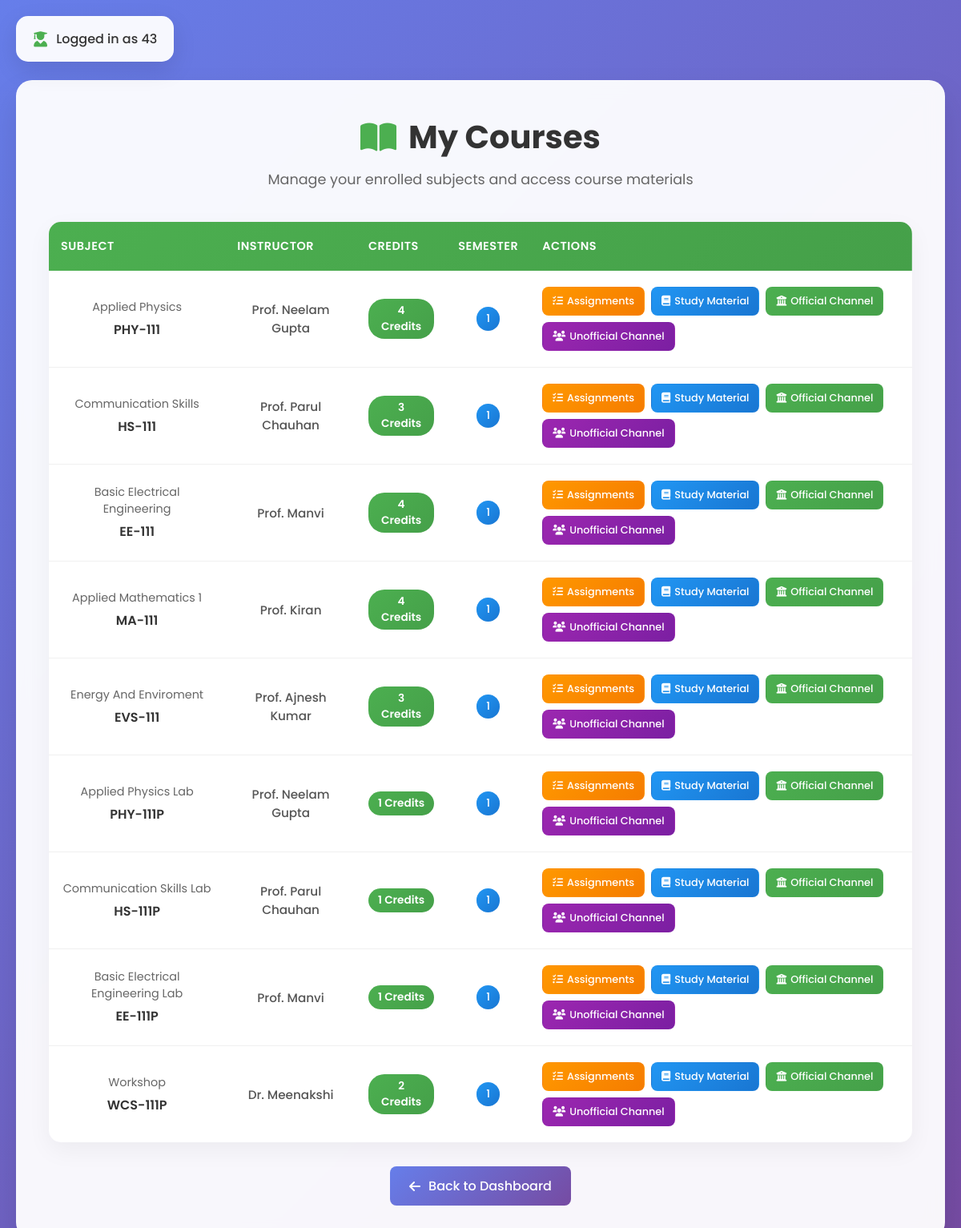
Page /my_courses (signed in) on the committed database.
### tables this page shows
CREATE TABLE courses (name TEXT NOT NULL, code TEXT PRIMARY KEY NOT NULL, credit int NOT NULL, field TEXT NOT NULL, semester TEXT NOT NULL, instructor TEXT);

### app.py (the view)
@app.route('/my_courses')
def my_courses():
    if 'student_roll_no' not in session:
        flash('Please login first', 'error')
        return redirect(url_for('index'))
    roll_no = session.get('student_roll_no')
    student_name = session.get('student_name')
    c.execute("SELECT semester FROM student_records WHERE roll_no = ?", (roll_no,))
    semester = c.fetchone()[0]
    c.execute("SELECT * FROM courses WHERE semester = ?", (semester,))
    courses = c.fetchall()
    return render_template('my_courses.html', roll_no=roll_no, student_name=student_name, courses=courses)

### templates/my_courses.html (shortened to what this page needs)
<!DOCTYPE html>
<html lang="en">
<head>
    <link rel="stylesheet" href="{{ url_for('static', filename='style.css') }}">
    <link rel="stylesheet" href="https://cdnjs.cloudflare.com/ajax/libs/font-awesome/6.0.0/css/all.min.css">
</head>
<body>
    <div class="user-info">
        <i class="fas fa-user-graduate"></i>
        <span>Logged in as {{ roll_no }}</span>
    </div>
    <div class="container">
        <div class="courses-container">
            <div class="page-header">
                <h1><i class="fas fa-book-open"></i> My Courses</h1>
                <p>Manage your enrolled subjects and access course materials</p>
            </div>
            {% if courses %}
            <div class="courses-table-container">
                <table class="courses-table">
                    <thead>
                        <tr>
                            <th>Subject</th>
                            <th>Instructor</th>
                            <th>Credits</th>
                            <th>Semester</th>
                            <th>Actions</th>
                        </tr>
                    </thead>
                    <tbody>
                        {% for course in courses %}
                        <tr>
                            <td>
                                <div class="subject-info">
                                    <div class="subject-name">{{course[0]}}</div>
                                    <div class="subject-code">{{ course[1] }}</div>
                                </div>
                            </td>
                            <td>
                                <div class="instructor-info">{{ course[5]}}</div>
                            </td>
                            <td>
                                <span class="credits-badge">{{ course[2]}} Credits</span>
                            </td>
                            <td>
                                <span class="semester-tag">{{ course[4] }}</span>
                            </td>
                            <td>
                                <div class="action-links">
                                    <a href="#" class="action-link assignments-link" title="View Assignments">
                                        <i class="fas fa-tasks"></i>
                                        <span>Assignments</span>
                                    </a>
                                    <a href="#" class="action-link study-material-link" title="Access Study Materials">
                                        <i class="fas fa-book"></i>
                                        <span>Study Material</span>
                                    </a>
                                    <a href="#" class="action-link official-channel-link" title="Official Channel">
                                        <i class="fas fa-university"></i>
                                        <span>Official Channel</span>
                                    </a>
                                    <a href="#" class="action-link unofficial-channel-link" title="Unofficial Channel">
                                        <i class="fas fa-users"></i>
                                        <span>Unofficial Channel</span>
                                    </a>
                                </div>
                            </td>
                        </tr>
                        {% endfor %}
                    </tbody>
                </table>
            </div>
            {% else %}
            <div class="empty-state">
                <i class="fas fa-graduation-cap"></i>
                <h3>No courses enrolled</h3>
                <p>You haven't enrolled in any courses yet. Contact your academic advisor for assistance.</p>
            </div>
            {% endif %}
            <div class="footer-actions">
                <a href="{{ url_for('student_dashboard') }}" class="back-btn">
                    <i class="fas fa-arrow-left"></i> Back to Dashboard
                </a>
            </div>
        </div>
    </div>
</body>
</html>

### static/style.css (style rules this page uses)
* { margin: 0; padding: 0; box-sizing: border-box; }
body { font-family: 'Poppins', sans-serif; background: linear-gradient(135deg, #667eea 0%, #764ba2 100%); min-height: 100vh; display: flex; align-items: center; justify-content: center; padding: 20px; }
.container { width: 100%; max-width: 1200px; text-align: center; }

### templates/my_courses.html (style rules this page uses)
.user-info { position: absolute; top: 20px; left: 20px; background: rgba(255, 255, 255, 0.95); padding: 15px 20px; border-radius: 15px; box-shadow: 0 10px 30px rgba(0, 0, 0, 0.1); backdrop-filter: blur(10px); border: 1px solid rgba(255, 255, 255, 0.2); color: #333; font-weight: 500; z-index: 1000; display: flex; align-items: center; gap: 10px; }
.user-info i { color: #4CAF50; font-size: 1.2rem; }
.courses-container { background: rgba(255, 255, 255, 0.95); border-radius: 20px; padding: 40px; box-shadow: 0 20px 40px rgba(0, 0, 0, 0.1); backdrop-filter: blur(10px); border: 1px solid rgba(255, 255, 255, 0.2); max-width: 1200px; margin: 80px auto 0; position: relative; }
.page-header { text-align: center; margin-bottom: 40px; }
.page-header h1 { color: #333; font-size: 2.5rem; margin-bottom: 10px; display: flex; align-items: center; justify-content: center; gap: 15px; }
.page-header h1 i { color: #4CAF50; }
.page-header p { color: #666; font-size: 1.1rem; }
.courses-table-container { background: white; border-radius: 15px; overflow: hidden; box-shadow: 0 10px 30px rgba(0, 0, 0, 0.05); margin-bottom: 30px; }
.courses-table { width: 100%; border-collapse: collapse; font-size: 0.95rem; }
.courses-table thead { background: linear-gradient(135deg, #4CAF50, #45a049); color: white; }
.courses-table th { padding: 20px 15px; text-align: left; font-weight: 600; font-size: 0.9rem; text-transform: uppercase; letter-spacing: 0.5px; }
.courses-table tbody tr { border-bottom: 1px solid #f0f0f0; transition: all 0.3s ease; }
.courses-table tbody tr:last-child { border-bottom: none; }
.courses-table td { padding: 20px 15px; vertical-align: middle; }
.subject-info { display: flex; flex-direction: column; gap: 5px; }
.subject-code { font-weight: 600; color: #333; font-size: 1rem; }
.subject-name { color: #666; font-size: 0.9rem; }
.instructor-info { color: #555; font-weight: 500; }
.credits-badge { background: linear-gradient(135deg, #4CAF50, #45a049); color: white; padding: 5px 12px; border-radius: 20px; font-size: 0.85rem; font-weight: 600; display: inline-block; }
.semester-tag { background: linear-gradient(135deg, #2196F3, #1976D2); color: white; padding: 5px 12px; border-radius: 20px; font-size: 0.85rem; font-weight: 500; display: inline-block; }
.action-links { display: flex; gap: 8px; flex-wrap: wrap; }
.action-link { display: inline-flex; align-items: center; gap: 5px; padding: 8px 12px; text-decoration: none; border-radius: 8px; font-size: 0.8rem; font-weight: 500; transition: all 0.3s ease; border: 1px solid transparent; }
.assignments-link { background: linear-gradient(135deg, #ff9800, #f57c00); color: white; }
.study-material-link { background: linear-gradient(135deg, #2196F3, #1976D2); color: white; }
.official-channel-link { background: linear-gradient(135deg, #4CAF50, #45a049); color: white; }
.unofficial-channel-link { background: linear-gradient(135deg, #9C27B0, #7B1FA2); color: white; }
.back-btn { display: inline-flex; align-items: center; gap: 10px; padding: 12px 24px; background: linear-gradient(135deg, #667eea, #764ba2); color: white; text-decoration: none; border-radius: 8px; font-weight: 500; transition: all 0.3s ease; }
.footer-actions { text-align: center; margin-top: 30px; }

### rows in the picture
courses: name "Applied Physics", code "PHY-111", instructor "Prof. Neelam Gupta", credit "4", semester "1"
courses: name "Communication Skills", code "HS-111", instructor "Prof. Parul Chauhan", credit "3", semester "1"
courses: name "Basic Electrical Engineering", code "EE-111", instructor "Prof. Manvi", credit "4", semester "1"
courses: name "Applied Mathematics 1", code "MA-111", instructor "Prof. Kiran", credit "4", semester "1"
courses: name "Energy And Enviroment", code "EVS-111", instructor "Prof. Ajnesh Kumar", credit "3", semester "1"
courses: name "Applied Physics Lab", code "PHY-111P", instructor "Prof. Neelam Gupta", credit "1", semester "1"
courses: name "Communication Skills Lab", code "HS-111P", instructor "Prof. Parul Chauhan", credit "1", semester "1"
courses: name "Basic Electrical Engineering Lab", code "EE-111P", instructor "Prof. Manvi", credit "1", semester "1"
courses: name "Workshop", code "WCS-111P", instructor "Dr. Meenakshi", credit "2", semester "1"

### other values in the picture
{{ roll_no }} "43"
